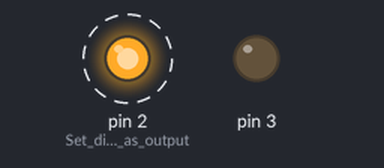
This sketch was run on a simulated Arduino Uno, built with avr-gcc and run on an emulated ATmega328P. Parts: output pins drawn as LEDs (lit = HIGH). Dashed ring = blinking.

Above: at 0.12 s.
At 2.77 s:
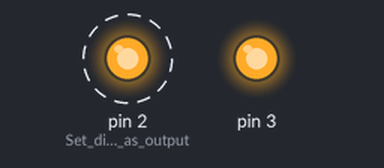
Timing chart, 0 to 3.1 s (numbered marks = the images above):
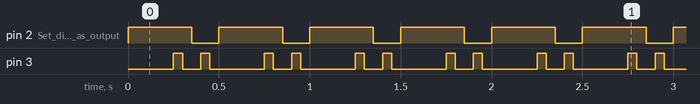

Measured:
- by itself, pin 2 (Set_digital_pin_as_output): alternates HIGH for 0.35 s and LOW for 0.15 s
- by itself, pin 3: repeats every 0.50 s: LOW 0.10 s, HIGH 0.05 s, LOW 0.30 s, HIGH 0.05 s

The sketch:

trigger_cameras_lasers.ino
```cpp
void setup() {
  // put your setup code here, to run once:
  pinMode(2, OUTPUT); // Set digital pin as output pins
  pinMode(3, OUTPUT);

}

void loop() {


  digitalWrite(2, HIGH);   // trigger the LASERS
  delay(250);


  digitalWrite(3, HIGH);   // trigger the camera
  delay(50); // wait for 100ms

  digitalWrite(3, LOW);    // CAMERA_LOW
  delay(50);


  digitalWrite(2, LOW);   // LASERS OFF
  delay(50);

  digitalWrite(3, HIGH);   // trigger the camera
  delay(50); // wait for 100ms

  digitalWrite(3, LOW);   // trigger the camera
  delay(50); // wait for 100ms


  // put your main code here, to run repeatedly:

}
```
